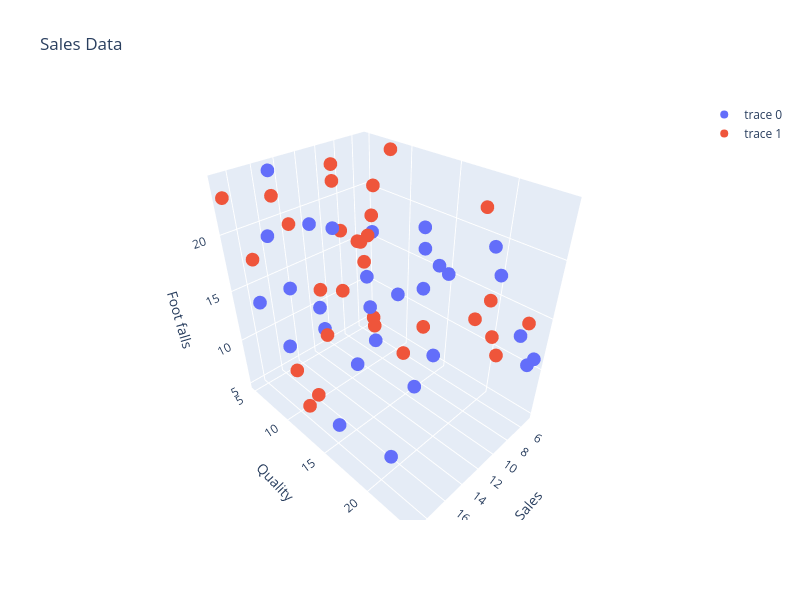

Notebook cell for this chart:
### Markdown cell above
# 3D Multi Scatter Plot

### Code cell
# Scatter Plot - 1

Sales_2 = np.random.randint(5,20,30)           # Generating 30 Values from 5 to 20
Quality_2 = np.random.randint(5,25,30)
Footfalls_2 = np.random.randint(5,25,30)

# Scatter Plot - 2

Sales_3 = np.random.randint(5,20,30)           # Generating 30 Values from 5 to 20
Quality_3 = np.random.randint(5,25,30)
Footfalls_3 = np.random.randint(5,25,30)

Fig_4 = go.Figure()

Fig_4.add_trace(go.Scatter3d(x = Sales_2, y = Quality_2, z = Footfalls_2, mode = 'markers'))
Fig_4.add_trace(go.Scatter3d(x = Sales_3, y = Quality_3, z = Footfalls_3, mode = 'markers'))

Fig_4.update_layout( width = 800,
                     height = 600,
                     title = 'Sales Data',
                     scene = dict(
                         xaxis_title = "Sales",
                         yaxis_title = "Quality",
                         zaxis_title = "Foot falls")
                     )
Fig_4.show()

### Figure 1 — Plotly figure (JSON) as saved in the notebook; plotly's stock layout.template omitted (floating-point values rounded to 4 significant figures)
{"data": [{"mode": "markers", "type": "scatter3d", "x": [14, 11, 17, 15, 14, 5, 13, 6, 16, 5, 18, 7, 10, 15, 17, 8, 17, 16, 13, 8, 8, 14, 6, 15, 13, 8, 5, 18, 7, 11], "y": [11, 5, 7, 6, 21, 24, 19, 13, 11, 20, 21, 8, 16, 5, 8, 24, 14, 17, 12, 15, 8, 21, 24, 10, 19, 21, 15, 6, 11, 12], "z": [21, 7, 20, 14, 15, 11, 22, 19, 22, 17, 8, 5, 6, 24, 10, 15, 5, 18, 8, 11, 13, 22, 11, 14, 19, 21, 15, 14, 12, 20]}, {"mode": "markers", "type": "scatter3d", "x": [11, 9, 14, 15, 16, 12, 17, 8, 13, 11, 5, 15, 5, 11, 13, 19, 9, 18, 5, 5, 9, 11, 17, 8, 19, 16, 17, 10, 17, 11], "y": [12, 10, 14, 13, 7, 13, 18, 9, 8, 22, 18, 5, 8, 11, 10, 5, 5, 6, 20, 23, 8, 23, 21, 15, 13, 10, 10, 7, 13, 24], "z": [12, 9, 21, 17, 6, 22, 24, 22, 9, 17, 22, 22, 24, 17, 24, 23, 23, 18, 11, 14, 17, 19, 17, 11, 8, 5, 22, 18, 18, 15]}], "layout": {"height": 600, "scene": {"xaxis": {"title": {"text": "Sales"}}, "yaxis": {"title": {"text": "Quality"}}, "zaxis": {"title": {"text": "Foot falls"}}}, "title": {"text": "Sales Data"}, "width": 800}}
